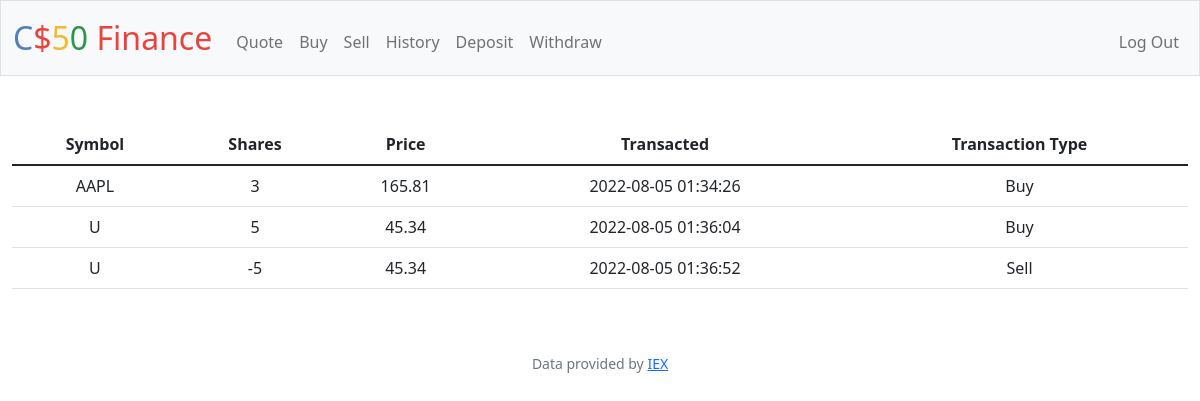
Screenshot of /history (signed in) with the database file from the repository.
### tables this page shows
CREATE TABLE dashboard (userid INTEGER,stocks TEXT NOT NULL,stockamount NUMERIC NOT NULL,transaction_time DATETIME, buy_total NUMERIC, price NUMERIC, name TEXT, transaction_type TEXT, FOREIGN KEY(userid) REFERENCES users(id));

### app.py (the view)
@app.route("/history")
@login_required
def history():
    userid = session["user_id"]
    history = db.execute(
        "SELECT stocks, stockamount, price, transaction_time, transaction_type FROM dashboard WHERE userid = ?", userid)
    return render_template("history.html", history=history)

### app.py (called while the page is built)
@app.after_request
def after_request(response):
    response.headers["Cache-Control"] = "no-cache, no-store, must-revalidate"
    response.headers["Expires"] = 0
    response.headers["Pragma"] = "no-cache"
    return response

### helpers.py (called while the page is built)
def login_required(f):
    @wraps(f)
    def decorated_function(*args, **kwargs):
        if session.get("user_id") is None:
            return redirect("/login")
        return f(*args, **kwargs)
    return decorated_function

### templates/history.html (shortened to what this page needs)
{% extends "layout.html" %}
{% block main %}
<div>
    <table class="table">
        <thead>
          <tr>
            <th scope="col">Symbol</th>
            <th scope="col">Shares</th>
            <th scope="col">Price</th>
            <th scope="col">Transacted</th>
            <th scope="col">Transaction Type</th>
          </tr>
        </thead>
        <tbody>
            {% for h in history %}
          <tr>
            <td>{{h.stocks}}</td>
            <td>{{h.stockamount}}</td>
            <td>{{h.price}}</td>
            <td>{{h.transaction_time}}</td>
            <td>{{h.transaction_type}}</td>
          </tr>
          {% endfor %}
        </tbody>
      </table>
</div>
{% endblock %}

### rows the page displays
dashboard: stocks "AAPL", stockamount "3", price "165.81", transaction_time "2022-08-05 01:34:26", transaction_type "Buy"
dashboard: stocks "U", stockamount "5", price "45.34", transaction_time "2022-08-05 01:36:04", transaction_type "Buy"
dashboard: stocks "U", stockamount "-5", price "45.34", transaction_time "2022-08-05 01:36:52", transaction_type "Sell"
